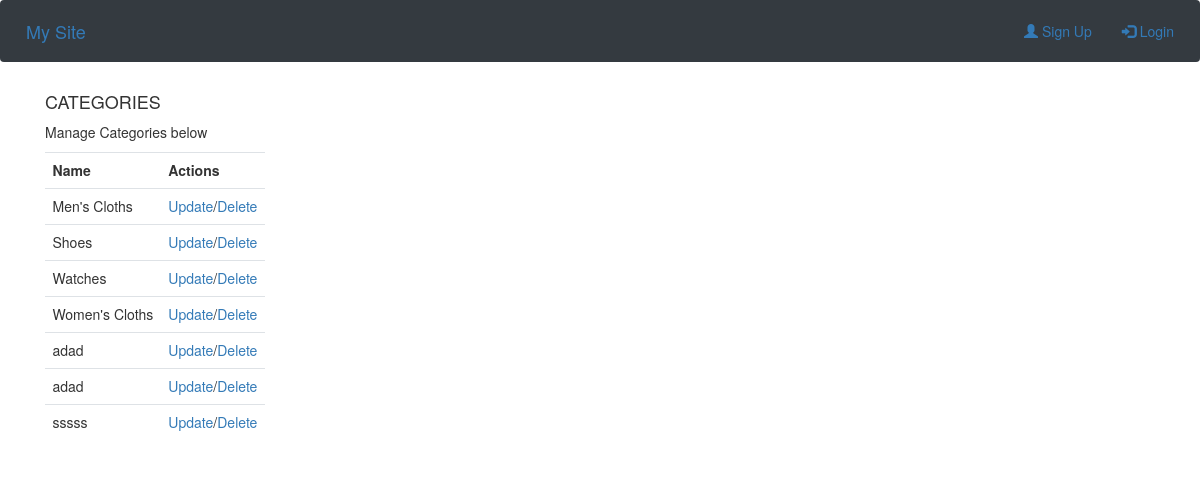
Before: /category/list/ with the older database file.
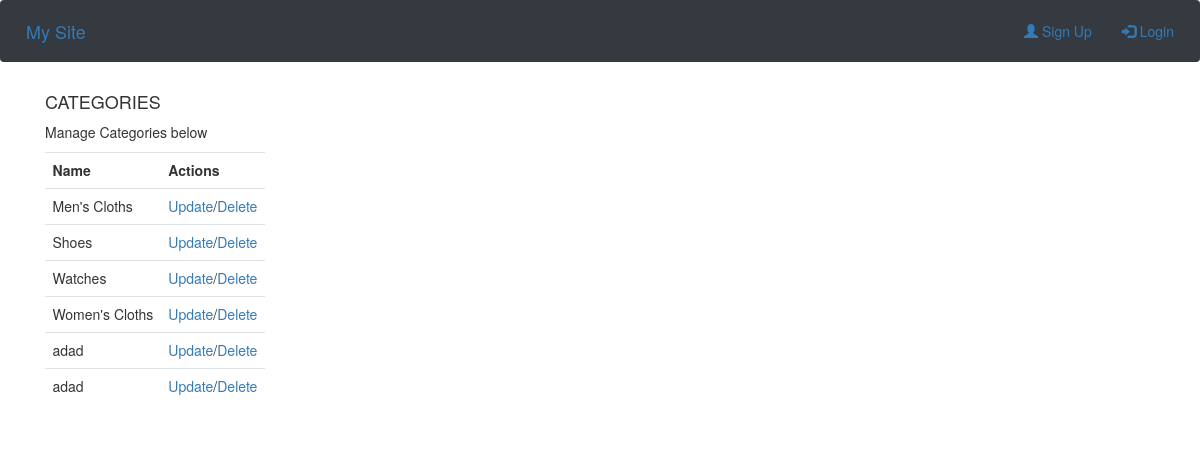
After: the same page with the newer database file.
### product/models.py (models this page shows, shortened)
class Category(models.Model):
    name  =  models.CharField(max_length=20)

### product/views.py (the view)
# urls.py: path('category/list/', CategoryListView.as_view(), name='category-list'),
class CategoryListView(ListView):
    model = Category
    ordering = ['name']
    form_class = CreateCategoryForm
    template_name = 'products/category_list.html'
    def get_context_data(self, **kwargs):
        context = super(CategoryListView, self).get_context_data(**kwargs)
        context['createcategoryform'] = CreateCategoryForm
        return context

### templates/product/category_list.html (shortened to what this page needs)
{% extends 'base.html' %}
{% block content %}
<section class="banner_div">
    <div class="container">
        <div class="row">
            <div class="col s12 form_div user_form">
                <h4 class="user_anagement">CATEGORIES</h4>
                <p class="add_tabletext">Manage Categories below</p>
                <div class="row">
                    <div class="col s7">
                        <div class="table manage_table add_tablt">
                            <table>
                                <tr>
                                    <th>Name</th>
                                    <th>Actions</th>
                                </tr>
                                {% for object in object_list %}
                                <tr id="expert_table_{{object.id}}">
                                    <td>{{ object.name }}</td>
                                    <td><a href="/category/update/{{object.id}}">Update</a>/<a href="/{{object.id}}/category/delete/">Delete</a></td>
                                </tr>
                                {% endfor %}
                            </table>
                        </div>
                    </div>
                </div>
            </div>
        </div>
    </div>
</section>
{% endblock %}

Changed rows visible on the page:
removed Category: name "sssss"
